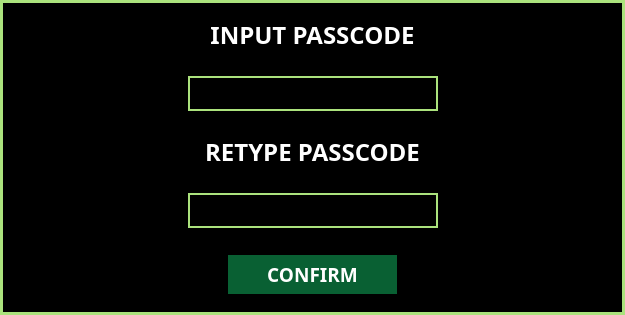
<?xml version="1.0" encoding="UTF-8"?>
<ui version="4.0">
 <class>Dialog</class>
 <widget class="QDialog" name="Dialog">
  <property name="geometry">
   <rect>
    <x>0</x>
    <y>0</y>
    <width>625</width>
    <height>313</height>
   </rect>
  </property>
  <property name="windowTitle">
   <string>Dialog</string>
  </property>
  <property name="styleSheet">
   <string notr="true">#widget{
background-color: black;
border: 3px solid #ABE27D;
}
.QPushButton{
background-color: #096033;
border: 3px solid;
color: white
}
.QLineEdit{
border : 2px solid #ABE27D;
background-color:rgba(0,0,0,0);
color: white
}
.QLabel{
color: white;
}</string>
  </property>
  <layout class="QGridLayout" name="gridLayout">
   <property name="leftMargin">
    <number>0</number>
   </property>
   <property name="topMargin">
    <number>0</number>
   </property>
   <property name="rightMargin">
    <number>0</number>
   </property>
   <property name="bottomMargin">
    <number>0</number>
   </property>
   <property name="spacing">
    <number>0</number>
   </property>
   <item row="0" column="0">
    <widget class="QWidget" name="widget" native="true">
     <layout class="QGridLayout" name="gridLayout_2">
      <item row="0" column="0">
       <layout class="QVBoxLayout" name="verticalLayout">
        <item>
         <widget class="QWidget" name="widget_4" native="true">
          <layout class="QHBoxLayout" name="horizontalLayout_3">
           <item>
            <spacer name="horizontalSpacer_3">
             <property name="orientation">
              <enum>Qt::Horizontal</enum>
             </property>
             <property name="sizeHint" stdset="0">
              <size>
               <width>161</width>
               <height>20</height>
              </size>
             </property>
            </spacer>
           </item>
           <item>
            <widget class="QLabel" name="label">
             <property name="font">
              <font>
               <family>DM Sans</family>
               <pointsize>18</pointsize>
               <bold>true</bold>
              </font>
             </property>
             <property name="text">
              <string>INPUT PASSCODE</string>
             </property>
             <property name="alignment">
              <set>Qt::AlignCenter</set>
             </property>
            </widget>
           </item>
           <item>
            <spacer name="horizontalSpacer_4">
             <property name="orientation">
              <enum>Qt::Horizontal</enum>
             </property>
             <property name="sizeHint" stdset="0">
              <size>
               <width>160</width>
               <height>20</height>
              </size>
             </property>
            </spacer>
           </item>
          </layout>
         </widget>
        </item>
        <item>
         <widget class="QWidget" name="widget_3" native="true">
          <layout class="QHBoxLayout" name="horizontalLayout">
           <item>
            <spacer name="horizontalSpacer">
             <property name="orientation">
              <enum>Qt::Horizontal</enum>
             </property>
             <property name="sizeHint" stdset="0">
              <size>
               <width>137</width>
               <height>20</height>
              </size>
             </property>
            </spacer>
           </item>
           <item>
            <widget class="QLineEdit" name="PCode_LE">
             <property name="sizePolicy">
              <sizepolicy hsizetype="Fixed" vsizetype="Fixed">
               <horstretch>0</horstretch>
               <verstretch>0</verstretch>
              </sizepolicy>
             </property>
             <property name="minimumSize">
              <size>
               <width>250</width>
               <height>35</height>
              </size>
             </property>
             <property name="maxLength">
              <number>6</number>
             </property>
            </widget>
           </item>
           <item>
            <spacer name="horizontalSpacer_2">
             <property name="orientation">
              <enum>Qt::Horizontal</enum>
             </property>
             <property name="sizeHint" stdset="0">
              <size>
               <width>136</width>
               <height>20</height>
              </size>
             </property>
            </spacer>
           </item>
          </layout>
         </widget>
        </item>
        <item>
         <widget class="QWidget" name="widget_5" native="true">
          <layout class="QHBoxLayout" name="horizontalLayout_4">
           <item>
            <spacer name="horizontalSpacer_7">
             <property name="orientation">
              <enum>Qt::Horizontal</enum>
             </property>
             <property name="sizeHint" stdset="0">
              <size>
               <width>161</width>
               <height>20</height>
              </size>
             </property>
            </spacer>
           </item>
           <item>
            <widget class="QLabel" name="label_2">
             <property name="font">
              <font>
               <family>DM Sans</family>
               <pointsize>18</pointsize>
               <bold>true</bold>
              </font>
             </property>
             <property name="text">
              <string>RETYPE PASSCODE</string>
             </property>
             <property name="alignment">
              <set>Qt::AlignCenter</set>
             </property>
            </widget>
           </item>
           <item>
            <spacer name="horizontalSpacer_8">
             <property name="orientation">
              <enum>Qt::Horizontal</enum>
             </property>
             <property name="sizeHint" stdset="0">
              <size>
               <width>160</width>
               <height>20</height>
              </size>
             </property>
            </spacer>
           </item>
          </layout>
         </widget>
        </item>
        <item>
         <widget class="QWidget" name="widget_6" native="true">
          <layout class="QHBoxLayout" name="horizontalLayout_6">
           <item>
            <spacer name="horizontalSpacer_11">
             <property name="orientation">
              <enum>Qt::Horizontal</enum>
             </property>
             <property name="sizeHint" stdset="0">
              <size>
               <width>137</width>
               <height>20</height>
              </size>
             </property>
            </spacer>
           </item>
           <item>
            <widget class="QLineEdit" name="VPCode_LE">
             <property name="sizePolicy">
              <sizepolicy hsizetype="Fixed" vsizetype="Fixed">
               <horstretch>0</horstretch>
               <verstretch>0</verstretch>
              </sizepolicy>
             </property>
             <property name="minimumSize">
              <size>
               <width>250</width>
               <height>35</height>
              </size>
             </property>
             <property name="maxLength">
              <number>6</number>
             </property>
            </widget>
           </item>
           <item>
            <spacer name="horizontalSpacer_12">
             <property name="orientation">
              <enum>Qt::Horizontal</enum>
             </property>
             <property name="sizeHint" stdset="0">
              <size>
               <width>136</width>
               <height>20</height>
              </size>
             </property>
            </spacer>
           </item>
          </layout>
         </widget>
        </item>
        <item>
         <widget class="QWidget" name="widget_2" native="true">
          <layout class="QHBoxLayout" name="horizontalLayout_2">
           <item>
            <spacer name="horizontalSpacer_5">
             <property name="orientation">
              <enum>Qt::Horizontal</enum>
             </property>
             <property name="sizeHint" stdset="0">
              <size>
               <width>212</width>
               <height>20</height>
              </size>
             </property>
            </spacer>
           </item>
           <item>
            <widget class="QPushButton" name="Confirm_btn">
             <property name="sizePolicy">
              <sizepolicy hsizetype="Fixed" vsizetype="Fixed">
               <horstretch>0</horstretch>
               <verstretch>0</verstretch>
              </sizepolicy>
             </property>
             <property name="minimumSize">
              <size>
               <width>175</width>
               <height>45</height>
              </size>
             </property>
             <property name="font">
              <font>
               <family>DM Sans</family>
               <pointsize>14</pointsize>
               <bold>true</bold>
              </font>
             </property>
             <property name="text">
              <string>CONFIRM</string>
             </property>
            </widget>
           </item>
           <item>
            <spacer name="horizontalSpacer_6">
             <property name="orientation">
              <enum>Qt::Horizontal</enum>
             </property>
             <property name="sizeHint" stdset="0">
              <size>
               <width>211</width>
               <height>20</height>
              </size>
             </property>
            </spacer>
           </item>
          </layout>
         </widget>
        </item>
       </layout>
      </item>
     </layout>
    </widget>
   </item>
  </layout>
 </widget>
 <resources/>
 <connections/>
</ui>
